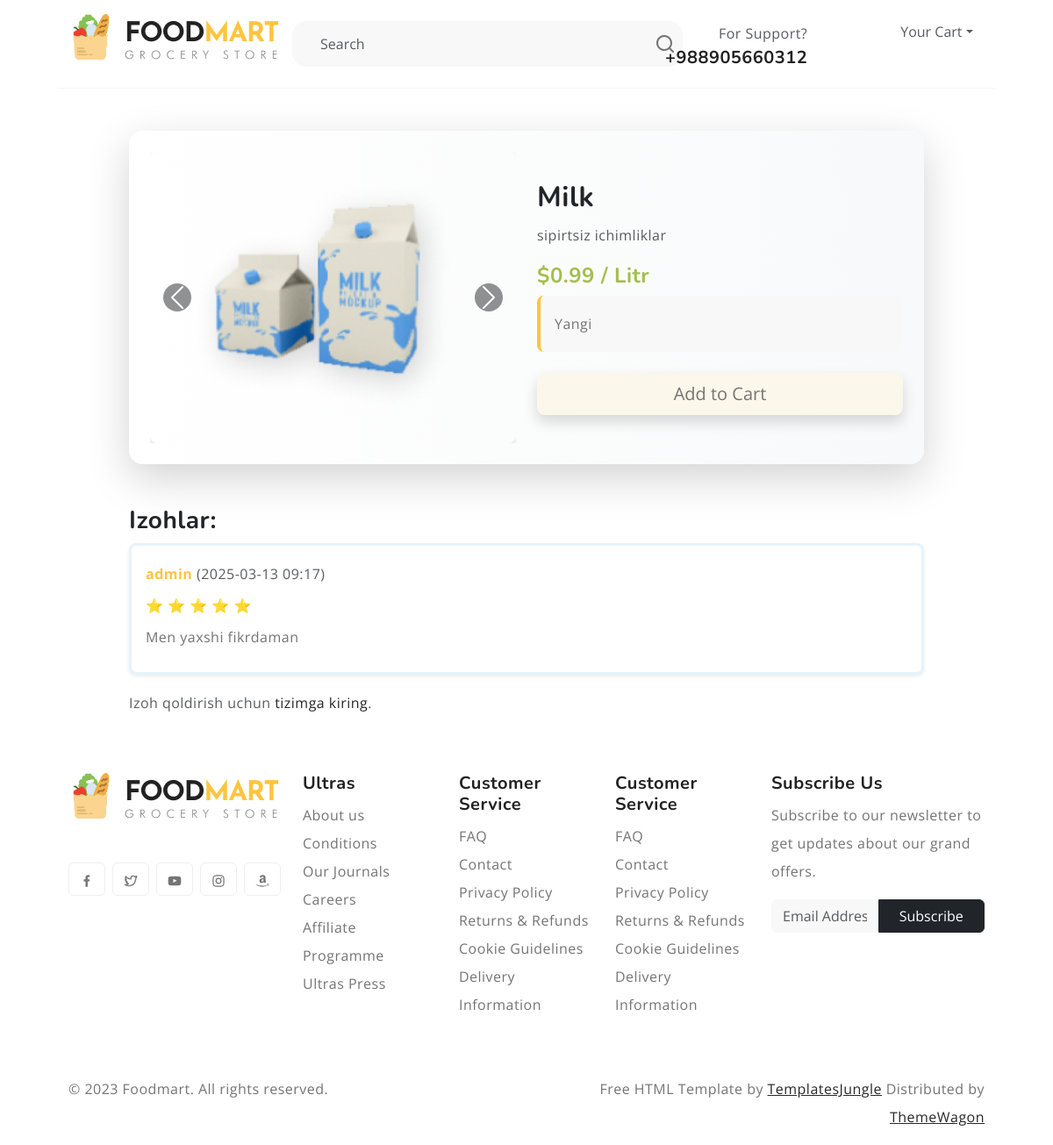
Page /product/milk/ on the committed database.
### main/models.py (models this page shows, shortened)
class ProductImage(models.Model):
    image = models.ImageField(upload_to="product/image/")
    product = models.ForeignKey(Product, on_delete=models.CASCADE, related_name='images')

class Product(models.Model):
    name = models.CharField(max_length=250)
    slug = models.SlugField(max_length=250, unique=True)
    description = models.CharField(max_length=500)
    price = models.DecimalField(max_digits=10, decimal_places=2)
    discount = models.IntegerField(default=0)
    quantity = models.IntegerField(default=50)
    volume = models.CharField(max_length=4, choices=VOLUMES)
    category = models.ForeignKey(Category, on_delete=PROTECT)

class Category(models.Model):
    name = models.CharField(max_length=100, unique=True)
    slug = models.SlugField(max_length=100, unique=True)
    image = models.ImageField(upload_to="category/image/", null=True, blank=True)
    parent = models.ForeignKey('self', on_delete=models.SET_NULL, null=True, blank=True)

class Comment(models.Model):
    text = models.TextField(verbose_name="Dars haqida fikringizni qoldiring")
    product = models.ForeignKey(Product, on_delete=models.CASCADE)
    user = models.ForeignKey(User, on_delete=models.SET_NULL, null=True)
    created = models.DateTimeField(auto_now_add=True)
    rating = models.IntegerField(default=5)

### main/views.py (the view, shortened to what this page needs)
# urls.py: path("product/<slug:slug>/", ProductDetailView.as_view(), name="product_detail"),
class ProductDetailView(View):
    def get(self, request, slug):
        product = get_object_or_404(Product, slug=slug)
        comments = Comment.objects.filter(product=product)
        form = CommentForm()
        context = {"product": product, "comments": comments, "form": form}
        return render(request, "product_detail.html", context)

### main/form.py
class CommentForm(forms.ModelForm):
    class Meta:
        model = Comment
        fields = ['text']
        widgets = {
            'text': forms.TextInput(attrs={'class': 'form-control'}),
        }

### templates/product_detail.html (shortened to what this page needs)
{% extends "base.html" %}
{% block content %}
<div class="container my-20">
    <div class="row justify-content-center">
        <div class="col-md-10">
            <div class="card shadow-lg border-0 rounded-4 p-4" style="background: linear-gradient(to right, #ffffff, #f8f9fa);">
                <div class="row align-items-center">
                    <div class="col-md-6">
                        <div id="productCarousel" class="carousel slide" data-bs-ride="carousel">
                            <div class="carousel-inner">
                                {% for image in product.images.all %}
                                <div class="carousel-item {% if forloop.first %}active{% endif %}">
                                    <img src="{{ image.image.url }}" class="d-block w-100 rounded-3 shadow" alt="{{ product.name }}">
                                </div>
                                {% empty %}
                                <div class="carousel-item active">
                                    <img src="https://via.placeholder.com/500" class="d-block w-100 rounded-3 shadow" alt="No Image">
                                </div>
                                {% endfor %}
                            </div>
                            <button class="carousel-control-prev" type="button" data-bs-target="#productCarousel" data-bs-slide="prev">
                                <span class="carousel-control-prev-icon bg-dark rounded-circle p-2"></span>
                            </button>
                            <button class="carousel-control-next" type="button" data-bs-target="#productCarousel" data-bs-slide="next">
                                <span class="carousel-control-next-icon bg-dark rounded-circle p-2"></span>
                            </button>
                        </div>
                    </div>
                    <div class="col-md-6">
                        <h2 class="fw-bold text-dark">{{ product.name }}</h2>
                        <p class="text-muted">{{ product.category.name }}</p>
                        <h4 class="text-success fw-bold">${{ product.price }} / {{ product.get_volume_display }}</h4>
                        <div class="bg-light p-3 rounded-3 border-start border-4 border-primary">
                            <p class="mb-0">{{ product.description }}</p>
                        </div>
                        <div class="mt-4">
                            <form method="get" action="{% url 'add' product.slug 'add' %}" class="d-inline">
                                <button type="submit" class="btn btn-warning btn-lg shadow">Add to Cart</button>
                            </form>
                        </div>
                    </div>
                </div>
            </div>
            <div class="mt-5">
                <h3 class="text-dark">Izohlar:</h3>
                <div class="list-group">
                    {% for comment in comments %}
                    <div class="list-group-item shadow-sm p-3 rounded-3 border-start border-3 border-secondary">
                        <p class="mb-1">
                            <strong class="text-primary">{{ comment.user.username }}</strong>
                            <span class="text-muted">({{ comment.created|date:"Y-m-d H:i" }})</span>
                        </p>
                        <p class="mb-1">
                            {% for _ in comment.rating|default:0|rjust:comment.rating %}
                                ⭐
                            {% endfor %}
                        </p>
                        <p class="mb-2">{{ comment.text }}</p>
                    </div>
                    {% empty %}
                    <p class="text-muted">Hozircha izohlar yo‘q.</p>
                    {% endfor %}
                </div>
                {% if request.user.is_authenticated %}
                <div class="mt-4">
                    <h4 class="text-dark">Izoh qoldirish:</h4>
                    <form method="post">
                        {% csrf_token %}
                        <div class="mb-3">
                            {{ form.text }}
                        </div>
                        <div class="mb-3">
                            <label class="form-label">Reyting:</label>
                            <select name="rating" class="form-select w-25">
                                <option value="1">⭐ 1</option>
                                <option value="2">⭐⭐ 2</option>
                                <option value="3">⭐⭐⭐ 3</option>
                                <option value="4">⭐⭐⭐⭐ 4</option>
                                <option value="5" selected>⭐⭐⭐⭐⭐ 5</option>
                            </select>
                        </div>
                        <button type="submit" name="action" value="create" class="btn btn-primary">Yuborish</button>
                    </form>
                </div>
                {% else %}
                <p class="mt-3 text-muted">Izoh qoldirish uchun <a href="{% url 'index' %}" class="text-decoration-none">tizimga kiring</a>.</p>
                {% endif %}
            </div>
        </div>
    </div>
</div>
{% endblock %}

### staticfiles/css/style.css (style rules this page uses)
:root { --header-height : 160px; --header-height-min : 80px; }
:root { --accent-color : #FFC43F; --dark-color : #222222; --light-dark-color : #727272; --light-color : #fff; --grey-color : #dbdbdb; --light-grey-color : #fafafa; --primary-color : #6995B1; --light-primary-color : #eef1f3; }
:root { --body-font : "Open Sans", sans-serif; --heading-font : "Nunito", sans-serif; }
body { --bs-link-color: #333; --bs-link-hover-color:#333; --bs-link-color-rgb: 40,40,40; --bs-link-hover-color-rgb: 0,0,0; --bs-light-rgb: 248, 248, 248; --bs-font-sans-serif: "Open Sans", sans-serif; --bs-body-font-family: var(--bs-font-sans-serif); --bs-body-font-size: 1rem; --bs-body-font-weight: 400; --bs-body-line-height: 2; --bs-body-color: #747474; --bs-primary: #FFC43F; --bs-primary-rgb: 255, 196, 63; --bs-success: #a3be4c; --bs-success-rgb: 163, 190, 76; --bs-primary-bg-subtle: #FFF9EB; --bs-success-bg-subtle: #eef5e5; --bs-border-color: #F7F7F7; --bs-secondary-rgb: 230, 243, 251; --bs-danger-rgb: 249, 235, 231; --bs-warning-rgb: 255, 249, 235; --bs-info-rgb: 230, 243, 250; }
.btn-warning { --bs-btn-color: #747474; --bs-btn-bg: #FCF7EB; --bs-btn-border-color: #FCF7EB; --bs-btn-hover-color: #747474; --bs-btn-hover-bg: #FFECBE; --bs-btn-hover-border-color: #FFECBE; --bs-btn-focus-shadow-rgb: 217,164,6; --bs-btn-active-color: #000; --bs-btn-active-bg: #FFECBE; --bs-btn-active-border-color: #FFECBE; --bs-btn-active-shadow: inset 0 3px 5px rgba(0, 0, 0, 0.125); --bs-btn-disabled-color: #000; --bs-btn-disabled-bg: #FCF7EB; --bs-btn-disabled-border-color: #FCF7EB; }
body { letter-spacing: 0.03em; }
h1,h2,h3,h4,h5,h6 { font-family: var(--heading-font); color: var(--dark-color); font-weight: 700; }
.container, .container-fluid, .container-lg, .container-md, .container-sm, .container-xl, .container-xxl { --bs-gutter-x: 3rem; }
button { width: 100%; padding: 10px; background: #007bff; color: white; font-size: 16px; border: none; border-radius: 5px; cursor: pointer; transition: background 0.3s; }

### rows in the picture
ProductImage: image (picture)
Product: name "Milk", category.name "sipirtsiz ichimliklar", price "0.99", volume "Litr", description "Yangi"
Comment: user.username "admin", created "2025-03-13 09:17", rating 5 (drawn), text "Men yaxshi fikrdaman"
